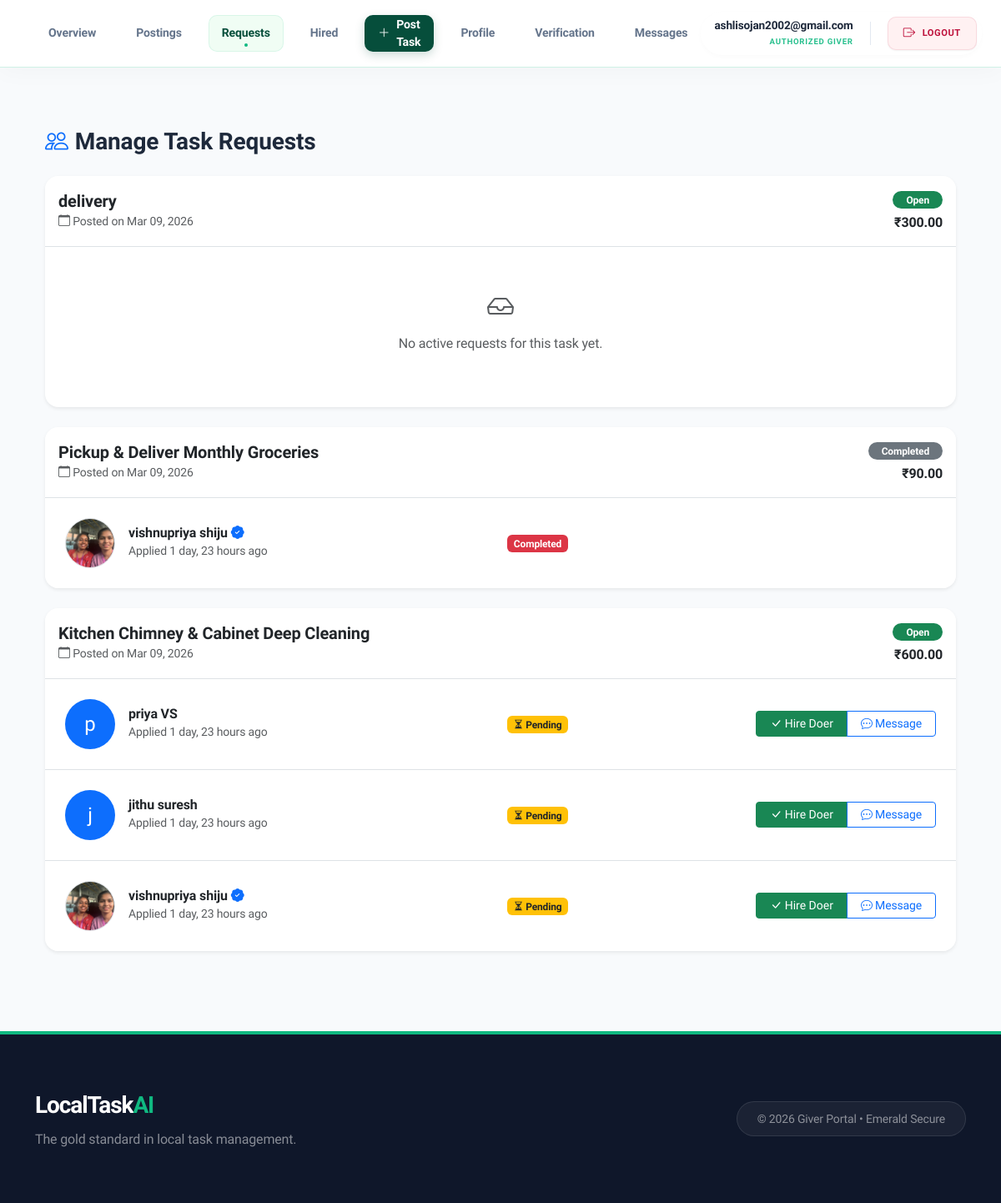
Screenshot of /manage-requests/ (signed in) with the database file from the repository.
### accounts/models.py (models this page shows, shortened)
class User(AbstractUser):
    name = models.CharField(max_length=100)
    email = models.EmailField(unique=True)
    phone = models.CharField(max_length=15)
    ROLE_CHOICES = (
        ('giver', 'Giver'),
        ('doer', 'Doer'),
        ('admin', 'Admin'),
    )
    role = models.CharField(max_length=10, choices=ROLE_CHOICES)
    adhar_photo = models.ImageField(upload_to='adhar_photos/', null=True, blank=True)
    photo = models.ImageField(upload_to='profile_photos/', null=True, blank=True)
    certificate_file = models.FileField(upload_to='certificates/', null=True, blank=True)
    verification_attempts = models.IntegerField(default=0)
    approval_status = models.CharField(max_length=20, default='pending')
    status = models.CharField(max_length=20, default='Active')
    verification_live_photo = models.ImageField(
    upload_to='verification/live_photos/',
    null=True,
    blank=True
)
    USERNAME_FIELD = 'email'
    REQUIRED_FIELDS = ['username', 'name']

### giver/models.py (models this page shows, shortened)
class Task(models.Model):
    STATUS_CHOICES = [
        ('Open', 'Open'),
        ('Accepted', 'Accepted'),
        ('Completed', 'Completed'),
        ('Cancelled', 'Cancelled'),
        ('Expired', 'Expired'),
    ]
    giver = models.ForeignKey(settings.AUTH_USER_MODEL, on_delete=models.CASCADE, related_name='tasks_posted')
    doer = models.ForeignKey(settings.AUTH_USER_MODEL, on_delete=models.SET_NULL, null=True, blank=True, related_name='tasks_accepted')
    category = models.ForeignKey(Category, on_delete=models.CASCADE)
    skill = models.ForeignKey(Skill, on_delete=models.CASCADE)
    district = models.ForeignKey(District, on_delete=models.SET_NULL, null=True)
    place = models.ForeignKey(Place, on_delete=models.SET_NULL, null=True)
    pincode = models.ForeignKey(Pincode, on_delete=models.SET_NULL, null=True)
    title = models.CharField(max_length=150)
    description = models.TextField()
    budget = models.DecimalField(max_digits=10, decimal_places=2)
    status = models.CharField(max_length=30, choices=STATUS_CHOICES, default='Open')
    created_at = models.DateTimeField(auto_now_add=True)
    expiry_at = models.DateTimeField(null=True, blank=True)
    deadline_datetime = models.DateTimeField()
    is_active = models.BooleanField(default=True)

### doer/models.py (models this page shows, shortened)
class TaskRequest(models.Model):
    STATUS_CHOICES = [
        ('Pending', 'Pending'),
        ('Accepted', 'Accepted'),
        ('Rejected', 'Rejected'),
        ('Cancelled', 'Cancelled'),
    ]
    task = models.ForeignKey(Task, on_delete=models.CASCADE, related_name='task_requests')
    doer = models.ForeignKey(settings.AUTH_USER_MODEL, on_delete=models.CASCADE, related_name='my_requests')
    status = models.CharField(max_length=20, choices=STATUS_CHOICES, default='Pending')
    message = models.TextField(blank=True, null=True)
    created_at = models.DateTimeField(auto_now_add=True)
    updated_at = models.DateTimeField(auto_now=True)
    class Meta:
        unique_together = ('task', 'doer')

### giver/views.py (the view)
# urls.py: path('manage-requests/', views.view_task_requests, name='manage_requests'),
@login_required
def view_task_requests(request):
    my_tasks = Task.objects.filter(giver=request.user).prefetch_related(
        'task_requests', 'task_requests__doer'
    ).order_by('-created_at')
    return render(request, 'giver/view_requests.html', {
        'my_tasks': my_tasks
    })

### giver/templates/giver/view_requests.html (shortened to what this page needs)
{% extends 'giver/base_giver.html' %}
{% block content %}
<div class="container py-4">
    <h3 class="fw-bold mb-4"><i class="bi bi-people text-primary me-2"></i>Manage Task Requests</h3>
    {% for task in my_tasks %}
    <div class="card shadow-sm border-0 rounded-4 mb-4 overflow-hidden">
        <div class="card-header bg-white py-3 border-bottom">
            <div class="d-flex justify-content-between align-items-center">
                <div>
                    <h5 class="fw-bold mb-0">{{ task.title }}</h5>
                    <small class="text-muted"><i class="bi bi-calendar"></i> Posted on {{ task.created_at|date:"M d, Y" }}</small>
                </div>
                <div class="text-end">
                    <span class="badge {% if task.status == 'Open' %}bg-success{% else %}bg-secondary{% endif %} rounded-pill px-3">
                        {{ task.status }}
                    </span>
                    <div class="fw-bold text-dark mt-1">₹{{ task.budget }}</div>
                </div>
            </div>
        </div>
        <div class="card-body p-0">
            <div class="list-group list-group-flush">
                {% for req in task.task_requests.all %}
                    {% if req.status != 'Cancelled' %}
                    <div class="list-group-item p-4">
                        <div class="row align-items-center">
                            <div class="col-md-5 d-flex align-items-center">
                                {% if req.doer.photo %}
                                    <img src="{{ req.doer.photo.url }}" class="rounded-circle border me-3" width="60" height="60" style="object-fit: cover;">
                                {% else %}
                                    <div class="rounded-circle bg-primary text-white d-flex align-items-center justify-content-center me-3" style="width: 60px; height: 60px; font-size: 1.5rem;">
                                        {{ req.doer.name|slice:":1" }}
                                    </div>
                                {% endif %}
                                <div>
                                    <h6 class="fw-bold mb-0">
                                        {{ req.doer.name }}
                                        {% if req.doer.approval_status == 'Accepted' %}
                                            <i class="bi bi-patch-check-fill text-primary" title="Verified Doer"></i>
                                        {% endif %}
                                    </h6>
                                    <small class="text-muted">Applied {{ req.created_at|timesince }} ago</small>
                                </div>
                            </div>
                            <div class="col-md-3 text-center">
                                {% if req.status == 'Pending' %}
                                    <span class="badge bg-warning text-dark"><i class="bi bi-hourglass-split"></i> Pending</span>
                                {% elif req.status == 'Accepted' %}
                                    <span class="badge bg-success"><i class="bi bi-check-all"></i> Hired</span>
                                {% else %}
                                    <span class="badge bg-danger">{{ req.status }}</span>
                                {% endif %}
                            </div>
                            <div class="col-md-4 text-end">
                                {% if task.status == 'Open' and req.status == 'Pending' %}
                                    <div class="btn-group">
                                        <button class="btn btn-sm btn-success px-3 btn-accept-doer" data-req-id="{{ req.id }}">
                                            <i class="bi bi-check-lg"></i> Hire Doer
                                        </button>
                                        <a href="{% url 'giver_chat_inbox' req.doer.id %}" class="btn btn-sm btn-outline-primary px-3">
                                            <i class="bi bi-chat-dots"></i> Message
                                        </a>
                                    </div>
                                {% endif %}
                            </div>
                        </div>
                    </div>
                    {% endif %}
                {% empty %}
                    <div class="p-5 text-center">
                        <i class="bi bi-inbox text-muted" style="font-size: 2rem;"></i>
                        <p class="text-muted mt-2">No active requests for this task yet.</p>
                    </div>
                {% endfor %}
            </div>
        </div>
    </div>
    {% empty %}
    <div class="text-center py-5">
        <i class="bi bi-plus-circle text-muted" style="font-size: 3rem;"></i>
        <p class="mt-3 text-muted">You haven't posted any tasks yet.</p>
        <a href="{% url 'post_task' %}" class="btn btn-primary rounded-pill">Post Your First Task</a>
    </div>
    {% endfor %}
</div>
{% endblock %}

### giver/templates/giver/base_giver.html (shortened to what this page needs)
<!DOCTYPE html>
<html lang="en">
<head>
    <link href="https://cdn.jsdelivr.net/npm/bootstrap@5.3.0/dist/css/bootstrap.min.css" rel="stylesheet">
    <link rel="stylesheet" href="https://cdn.jsdelivr.net/npm/bootstrap-icons@1.11.0/font/bootstrap-icons.css">
</head>
<body>
    <nav class="giver-nav sticky-top">
        <div class="container nav-container">
            <ul class="nav-links-list">
                <li><a href="{% url 'giver_home' %}" class="{% if request.resolver_match.url_name == 'giver_home' %}active-link{% endif %}">Overview</a></li>
                <li><a href="{% url 'my_tasks' %}" class="{% if request.resolver_match.url_name == 'my_tasks' %}active-link{% endif %}">Postings</a></li>
                <li><a href="{% url 'manage_requests' %}" class="{% if request.resolver_match.url_name == 'manage_requests' %}active-link{% endif %}">Requests</a></li>
                <li><a href="{% url 'giver_hired_tasks' %}" class="{% if request.resolver_match.url_name == 'giver_hired_tasks' %}active-link{% endif %}">Hired</a></li>
                <li><a href="{% url 'post_task' %}" class="nav-post-task {% if request.resolver_match.url_name == 'post_task' %}active-link{% endif %}"><i class="bi bi-plus-lg me-2"></i>Post Task</a></li>
                <li><a href="{% url 'giver_profile_view' %}" class="{% if request.resolver_match.url_name == 'giver_profile_view' %}active-link{% endif %}">Profile</a></li>
                <li><a href="{% url 'giver_verification' %}" class="{% if request.resolver_match.url_name == 'giver_verification' %}active-link{% endif %}">Verification</a></li>
                <li><a href="{% url 'giver_chat_inbox' %}" class="{% if request.resolver_match.url_name == 'giver_chat_inbox' %}active-link{% endif %}">Messages</a></li>
            </ul>
            <div class="user-status-box" style="display: flex; align-items: center; gap: 15px;">
    <div class="d-none d-md-block text-end" style="line-height: 1;">
        <div style="font-family: 'Plus Jakarta Sans', sans-serif; font-weight: 800; color: #1e293b; font-size: 0.85rem; margin-bottom: 2px;">
            {{ user.username }}
        </div>
        <span style="font-size: 0.6rem; font-weight: 700; color: #10b981; text-transform: uppercase; letter-spacing: 0.08em; opacity: 0.9;">
            Authorized Giver
        </span>
    </div>
    <a href="{% url 'logout_user' %}"
       title="Logout"
       style="display: inline-flex;
              align-items: center;
              justify-content: center;
              gap: 8px;
              background-color: #fff1f2;
              color: #be123c;
              border: 1px solid rgba(190, 18, 60, 0.1);
              padding: 8px 18px;
              border-radius: 10px;
              font-weight: 800;
              font-size: 0.7rem;
              letter-spacing: 0.5px;
              text-decoration: none;
              text-transform: uppercase;
              transition: all 0.2s cubic-bezier(0.4, 0, 0.2, 1);
              box-shadow: 0 1px 2px rgba(0,0,0,0.05);"
       onmouseover="this.style.backgroundColor='#be123c'; this.style.color='#ffffff'; this.style.boxShadow='0 4px 12px rgba(190, 18, 60, 0.15)';"
       onmouseout="this.style.backgroundColor='#fff1f2'; this.style.color='#be123c'; this.style.boxShadow='0 1px 2px rgba(0,0,0,0.05)';"
    >
        <i class="bi bi-box-arrow-right" style="font-size: 0.9rem;"></i>
        LOGOUT
    </a>
</div>
    </nav>
    <main class="main-wrapper">
        <div class="container">
            {% block content %}{% endblock %}
        </div>
    </main>
    <footer>
        <div class="container">
            <div class="row align-items-center">
                <div class="col-md-6 text-center text-md-start">
                    <a href="#" class="footer-brand">LocalTask<span>AI</span></a>
                    <p class="text-white-50 mt-2 mb-0">The gold standard in local task management.</p>
                </div>
                <div class="col-md-6 text-center text-md-end mt-4 mt-md-0">
                    <div class="py-2 px-4 d-inline-block rounded-pill" style="background: rgba(255,255,255,0.05); border: 1px solid rgba(255,255,255,0.1);">
                        <span class="small text-white-50">&copy; 2026 Giver Portal • <span class="text-emerald-accent">Emerald Secure</span></span>
                    </div>
                </div>
            </div>
        </div>
    </footer>
</body>
</html>

### giver/templates/giver/base_giver.html (style rules this page uses)
:root { --forest-base: #064e3b; --emerald-accent: #10b981; --emerald-glow: rgba(16, 185, 129, 0.15); --emerald-hover: #059669; --soft-emerald: #f0fdf4; --slate-900: #0f172a; --glass-bg: rgba(255, 255, 255, 0.95); }
body { background-color: #f8fafc; min-height: 100vh; display: flex; flex-direction: column; font-family: 'Plus Jakarta Sans', sans-serif; color: #1e293b; letter-spacing: -0.01em; }
.giver-nav { background: var(--glass-bg); backdrop-filter: blur(12px); border-bottom: 1px solid rgba(16, 185, 129, 0.2); padding: 0; box-shadow: 0 4px 30px rgba(0, 0, 0, 0.03); z-index: 1050; }
.nav-container { display: flex; justify-content: space-between; align-items: center; height: 80px; }
.nav-links-list { display: flex; gap: 1rem; list-style: none; margin: 0; padding: 0; height: 100%; align-items: center; }
.nav-links-list a { text-decoration: none; color: #64748b; font-weight: 600; font-size: 0.88rem; display: flex; align-items: center; height: 44px; padding: 0 16px; border-radius: 10px; transition: all 0.2s cubic-bezier(0.4, 0, 0.2, 1); }
.nav-links-list a.active-link { color: var(--forest-base); background: var(--soft-emerald); box-shadow: inset 0 0 0 1px rgba(16, 185, 129, 0.1); position: relative; }
.nav-links-list a.active-link::after { content: ""; position: absolute; bottom: 6px; left: 50%; transform: translateX(-50%); width: 4px; height: 4px; background: var(--emerald-accent); border-radius: 50%; }
.nav-post-task { background: var(--forest-base) !important; color: white !important; box-shadow: 0 4px 12px rgba(6, 78, 59, 0.2); }
.user-status-box { display: flex; align-items: center; gap: 0.75rem; background: #ffffff; padding: 6px 6px 6px 16px; border-radius: 50px; border: 1px solid var(--slate-border); box-shadow: 0 2px 6px rgba(0,0,0,0.02); }
.main-wrapper { flex: 1; padding: 3rem 0; }
footer { background: var(--slate-900); color: #ffffff; padding: 4rem 0; margin-top: auto; border-top: 4px solid var(--emerald-accent); }
.footer-brand { font-size: 1.75rem; color: white; font-weight: 800; text-decoration: none; letter-spacing: -0.04em; }
.footer-brand span { color: var(--emerald-accent); }
.main-wrapper { animation: slideUp 0.5s ease-out; }

### rows the page displays
User: username "ashlisojan2002@gmail.com"
Task: title "delivery", created_at "Mar 09, 2026", status "Open", budget "300.00"
Task: title "Pickup & Deliver Monthly Groceries", created_at "Mar 09, 2026", status "Completed", budget "90.00"
TaskRequest: doer.photo (picture), doer.name "vishnupriya shiju", created_at "1 day, 23 hours", status "Completed"
Task: title "Kitchen Chimney & Cabinet Deep Cleaning", created_at "Mar 09, 2026", status "Open", budget "600.00"
TaskRequest: doer.name "p", doer.name "priya VS", created_at "1 day, 23 hours", status "Pending" (drawn)
TaskRequest: doer.name "j", doer.name "jithu suresh", created_at "1 day, 23 hours", status "Pending" (drawn)
TaskRequest: doer.photo (picture), doer.name "vishnupriya shiju", created_at "1 day, 23 hours", status "Pending" (drawn)
